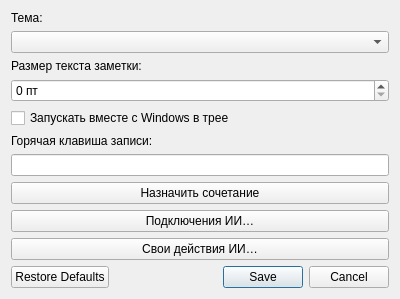
<ui version="4.0">
 <class>SettingsWindow</class>
 <widget class="QDialog" name="SettingsWindow">
  <property name="geometry"><rect><x>0</x><y>0</y><width>400</width><height>180</height></rect></property>
  <property name="windowTitle"><string>Настройки Sayte</string></property>
  <layout class="QVBoxLayout" name="verticalLayout">
   <item><widget class="QLabel" name="themeLabel"><property name="text"><string>Тема:</string></property></widget></item>
   <item><widget class="QComboBox" name="themeCombo"/></item>
   <item><widget class="QLabel" name="fontSizeLabel"><property name="text"><string>Размер текста заметки:</string></property><property name="buddy"><cstring>fontSizeSpin</cstring></property></widget></item>
   <item><widget class="QSpinBox" name="fontSizeSpin"><property name="suffix"><string> пт</string></property></widget></item>
   <item><widget class="QCheckBox" name="autostartCheck"><property name="text"><string>Запускать вместе с Windows в трее</string></property></widget></item>
   <item><widget class="QLabel" name="hotkeyLabel"><property name="text"><string>Горячая клавиша записи:</string></property></widget></item>
   <item><widget class="QLineEdit" name="hotkeyInput"><property name="readOnly"><bool>true</bool></property></widget></item>
   <item><widget class="QPushButton" name="assignButton"><property name="text"><string>Назначить сочетание</string></property></widget></item>
   <item><widget class="QPushButton" name="providersButton"><property name="text"><string>Подключения ИИ…</string></property><property name="autoDefault"><bool>false</bool></property></widget></item>
   <item><widget class="QPushButton" name="presetsButton"><property name="text"><string>Свои действия ИИ…</string></property><property name="autoDefault"><bool>false</bool></property></widget></item>
   <item><widget class="QDialogButtonBox" name="buttonBox"><property name="standardButtons"><set>QDialogButtonBox::Cancel|QDialogButtonBox::RestoreDefaults|QDialogButtonBox::Save</set></property></widget></item>
  </layout>
 </widget>
 <resources />
 <connections />
</ui>
